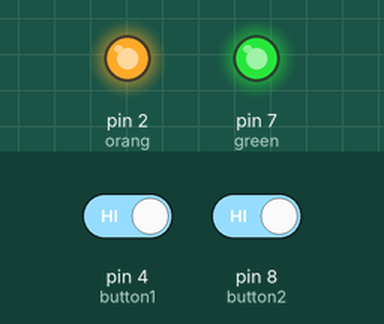
This sketch was run on a simulated Arduino Uno, built with avr-gcc and run on an emulated ATmega328P. On the bench: output pins drawn as LEDs (lit = HIGH). Inputs (shaded band) come from the test bench; at power-on: pin 4 (button1) HIGH, pin 8 (button2) HIGH.

Above: at 12.8 s.
12.9 s: pin 4 (button1) driven LOW and pin 8 (button2) driven LOW
At 18.4 s:
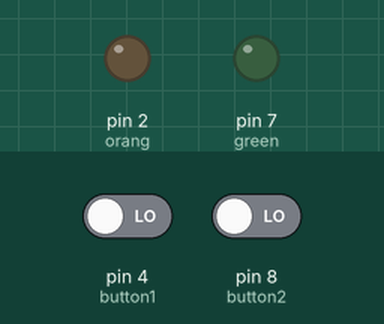
19.6 s: pin 8 (button2) driven HIGH
At 20.8 s:
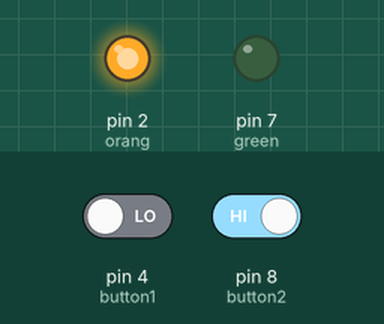
26.3 s: pin 8 (button2) driven LOW
At 28.9 s:
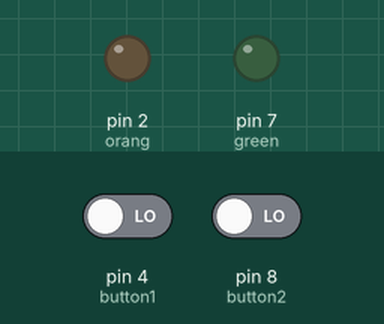
33.0 s: pin 4 (button1) driven HIGH
At 33.4 s:
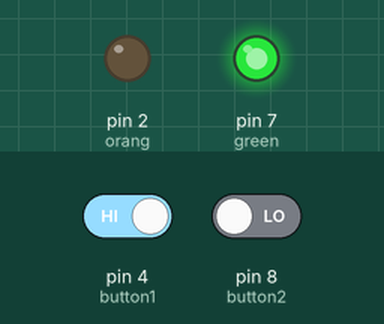
Timing chart, 0 to 36.0 s (numbered marks = the images above; inputs shaded):
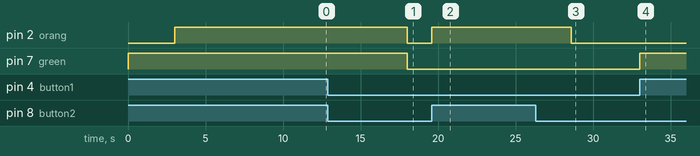

Measured:
- after the input at 12.9 s, pin 2 (orang), pin 7 (green): HIGH → LOW after 5.1 s
- after the input at 19.6 s, pin 2 (orang): LOW → HIGH at once
- after the input at 26.3 s, pin 2 (orang): HIGH → LOW after 2.3 s
- after the input at 33.0 s, pin 7 (green): LOW → HIGH at once

The sketch:

robotics_code_pushbuttons.ino
```cpp
// Cirno can't program like me lol ⑨

int green = 7;
int orang = 2;
int button1 = 4;
int button2 = 8;
int button1_status = 0;
int button2_status = 0;

void setup()
{
	pinMode(green, OUTPUT);
	pinMode(orang, OUTPUT);
	pinMode(button1, INPUT);
	pinMode(button2, INPUT);
}

void loop()
{
	button1_status = digitalRead (button1);
	button2_status = digitalRead (button2);

//Green LED button

	if (button1_status == LOW)
    {
		digitalWrite(green, LOW);
	}

	else
	{
		digitalWrite(green, HIGH);
		delay(3000);
	}

//Orange LED button

	if (button2_status == LOW)
    {
		digitalWrite(orang, LOW);
	}

	else
	{
		digitalWrite(orang, HIGH);
		delay(3000);
	}
}
```
